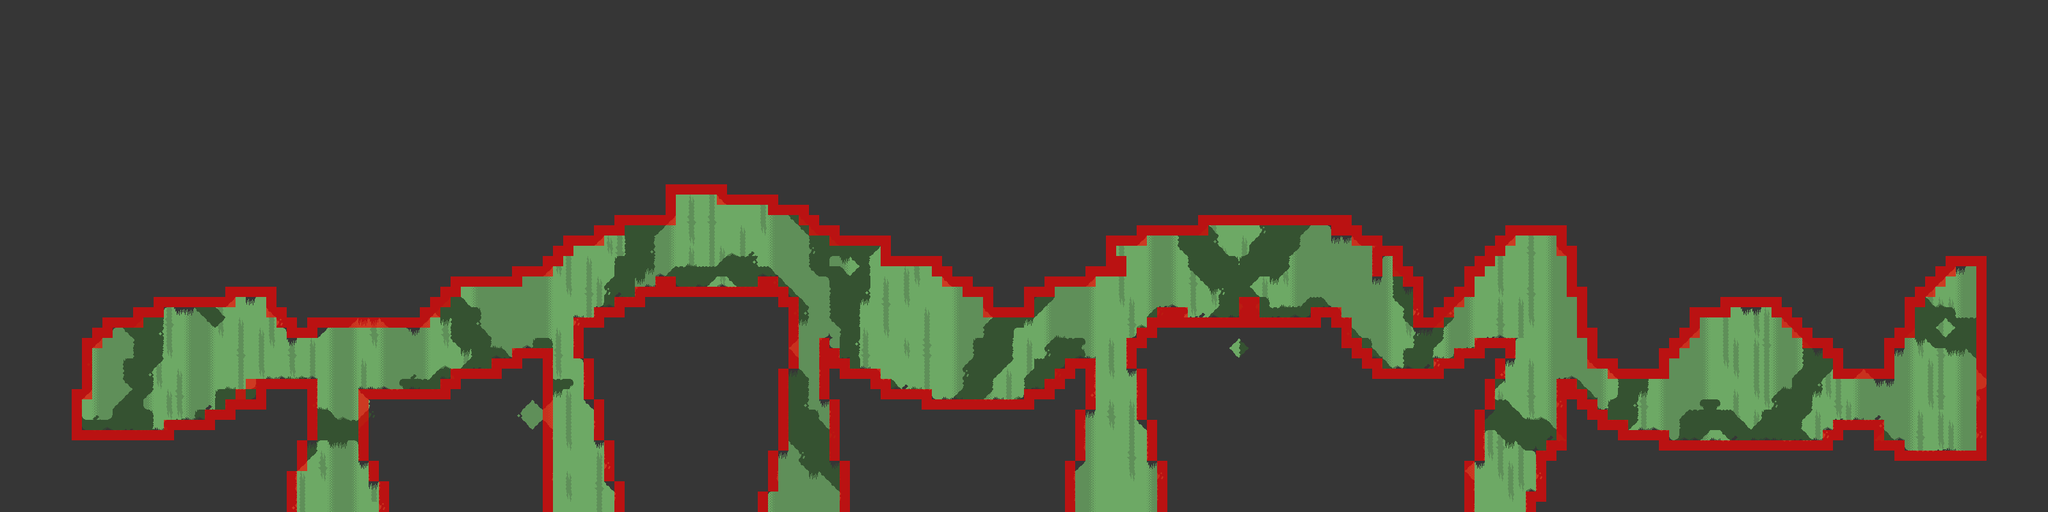

Rendered tile map (Tiled .tmx) drawn with the repository's tilesets; below, a short description and the map source with its tile grids summarised:
An orthogonal 200x50 tile map with 16x16 px tiles, 4 tile layers (3rd Layer, 2nd Layer, 1st Layer, Collision).

<map version="1.2" tiledversion="1.2.5" orientation="orthogonal" renderorder="right-down" width="200" height="50" tilewidth="16" tileheight="16" infinite="0" nextlayerid="6" nextobjectid="4">
 <tileset firstgid="1" name="1a Capa" tilewidth="16" tileheight="16" tilecount="64" columns="8">
  <image source="TileSet_png.png" width="128" height="128" />
  <terraintypes>
   <terrain name="Ground" tile="0" />
  </terraintypes>
  <tile id="0" terrain="0,0,0,0" />
  <tile id="2" terrain=",,0,0" />
  <tile id="3" terrain=",,0,0" />
  <tile id="34" terrain="0,,0,0" />
  <tile id="35" terrain=",0,0,0" />
 </tileset>
 <layer id="5" name="3rd Layer" width="200" height="50">
  <data>[10000 cells, 10000 non-empty, 8 distinct tile ids]</data>
 </layer>
 <layer id="3" name="2nd Layer" width="200" height="50">
  <data>[10000 cells, 789 non-empty, 29 distinct tile ids]</data>
 </layer>
 <layer id="1" name="1st Layer" width="200" height="50">
  <data>[10000 cells, 8213 non-empty, 29 distinct tile ids]</data>
 </layer>
 <layer id="2" name="Collision" width="200" height="50">
  <data>[10000 cells, 701 non-empty, 1 distinct tile ids]</data>
 </layer>
</map>